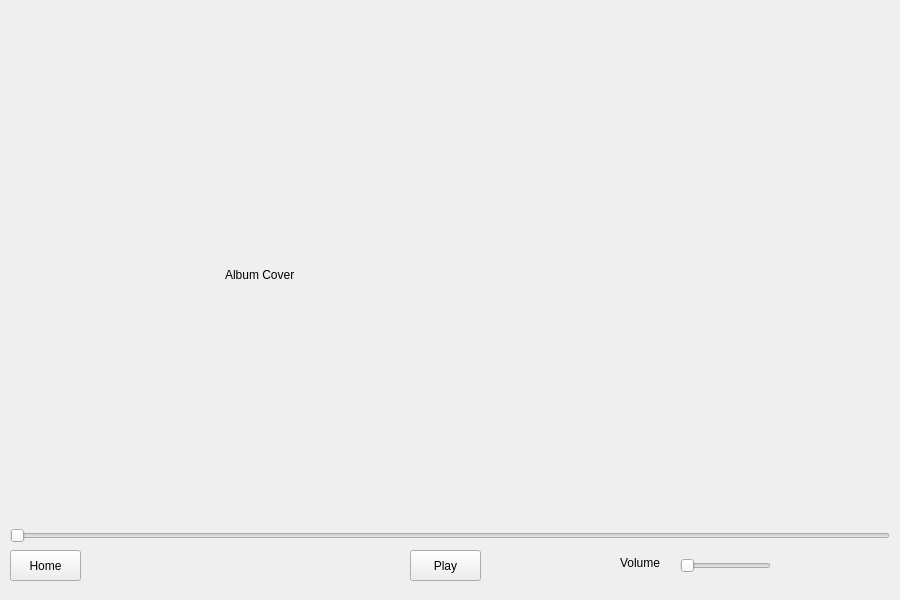
<?xml version="1.0" encoding="UTF-8"?>
<ui version="4.0">
 <class>WatchMovieScreen</class>
 <widget class="QWidget" name="WatchMovieScreen">
  <property name="geometry">
   <rect>
    <x>0</x>
    <y>0</y>
    <width>900</width>
    <height>600</height>
   </rect>
  </property>
  <property name="sizePolicy">
   <sizepolicy hsizetype="Preferred" vsizetype="Preferred">
    <horstretch>0</horstretch>
    <verstretch>0</verstretch>
   </sizepolicy>
  </property>
  <property name="minimumSize">
   <size>
    <width>900</width>
    <height>600</height>
   </size>
  </property>
  <property name="maximumSize">
   <size>
    <width>900</width>
    <height>600</height>
   </size>
  </property>
  <property name="windowTitle">
   <string>Form</string>
  </property>
  <property name="autoFillBackground">
   <bool>false</bool>
  </property>
  <property name="styleSheet">
   <string notr="true"/>
  </property>
  <widget class="QPushButton" name="playButton">
   <property name="geometry">
    <rect>
     <x>410</x>
     <y>550</y>
     <width>71</width>
     <height>31</height>
    </rect>
   </property>
   <property name="text">
    <string>Play</string>
   </property>
  </widget>
  <widget class="QSlider" name="movieSlider">
   <property name="geometry">
    <rect>
     <x>10</x>
     <y>520</y>
     <width>880</width>
     <height>31</height>
    </rect>
   </property>
   <property name="orientation">
    <enum>Qt::Horizontal</enum>
   </property>
  </widget>
  <widget class="QPushButton" name="homeButton">
   <property name="geometry">
    <rect>
     <x>10</x>
     <y>550</y>
     <width>71</width>
     <height>31</height>
    </rect>
   </property>
   <property name="text">
    <string>Home</string>
   </property>
  </widget>
  <widget class="QSlider" name="audioSlider">
   <property name="geometry">
    <rect>
     <x>680</x>
     <y>550</y>
     <width>91</width>
     <height>31</height>
    </rect>
   </property>
   <property name="orientation">
    <enum>Qt::Horizontal</enum>
   </property>
  </widget>
  <widget class="QLabel" name="label">
   <property name="geometry">
    <rect>
     <x>620</x>
     <y>555</y>
     <width>55</width>
     <height>16</height>
    </rect>
   </property>
   <property name="text">
    <string>Volume</string>
   </property>
  </widget>
  <widget class="QLabel" name="albumCover">
   <property name="geometry">
    <rect>
     <x>225</x>
     <y>50</y>
     <width>450</width>
     <height>450</height>
    </rect>
   </property>
   <property name="text">
    <string>Album Cover</string>
   </property>
  </widget>
 </widget>
 <resources/>
 <connections/>
</ui>
